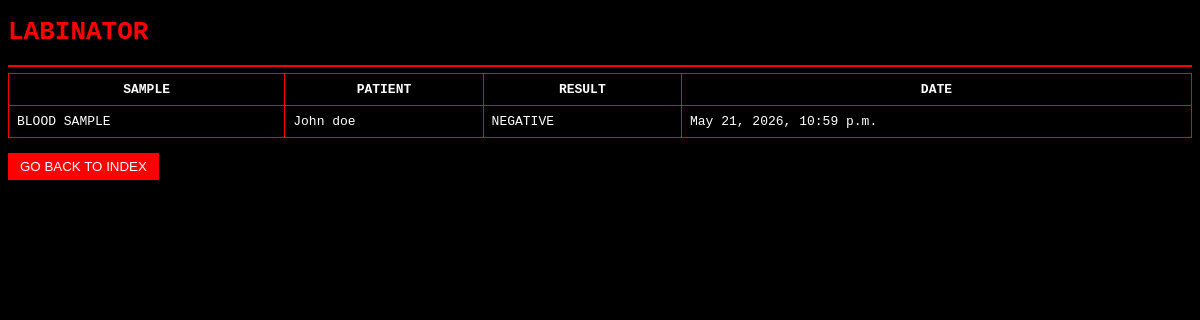
The app's page /samplesAnalyzer/results/finalResults with its own data.
### samplesAnalyzer/models.py (models this page shows, shortened)
class Result(models.Model):
    POSITIVE = "POSITIVE"
    NEGATIVE = "NEGATIVE"
    MUST_REPEAT = "MUST REPEAT"
    RESULT_CHOICES = [
        (POSITIVE, "POSITIVE"),
        (NEGATIVE, "NEGATIVE"),
        (MUST_REPEAT, "MUST REPEAT"),
    ]
    samples = models.ForeignKey(Samples, on_delete=models.CASCADE)
    result_sample = models.CharField(max_length=50)
    result_result = models.CharField(max_length=20, default="NEGATIVE")
    result_date = models.DateTimeField("Result Date")

class Samples(models.Model):
    sample_name = models.CharField(max_length=50)
    sample_pacient_name = models.CharField(max_length=50)
    sample_date = models.DateTimeField("Sample Date")
    sample_image = models.ImageField(upload_to="samples/", blank=True, null=True)

### samplesAnalyzer/views.py (the view)
# urls.py: path("results/finalResults", views.finalResults, name="finalResults"),
def finalResults(request):
    results = Result.objects.all()
    sample = Samples.sample_pacient_name
    return render(request, "samplesAnalyzer/finalResults.html", {"results": results, "sample": sample})

### samplesAnalyzer/templates/samplesAnalyzer/finalResults.html
{% extends "samplesAnalyzer/LabinatorDesign.html" %}
{% block content %}
{% if results %}
    <table>
        <tr>
            <th>SAMPLE</th>
            <th>PATIENT</th>
            <th>RESULT</th>
            <th>DATE</th>
        </tr>
        {% for result in results %}
        <tr>
            <td>{{ result.result_sample }}</td>
            <td>{{ result.samples.sample_pacient_name }}</td>
            <td>{{ result.result_result }}</td>
            <td>{{ result.result_date }}</td>
        </tr>
        {% endfor %}
    </table>
    <br>
    <form method="get" action="{% url 'samplesAnalyzer:index' %}">
        <button type="submit">GO BACK TO INDEX</button>
    </form>
{% else %}
    <p>No results yet.</p>
{% endif %}
{% endblock %}

### samplesAnalyzer/templates/samplesAnalyzer/LabinatorDesign.html (style rules this page uses)
body { background-color: black; color: white; font-family: monospace; }
button { background-color: red; color: white; border: none; padding: 6px 12px; cursor: pointer; }
table { border-collapse: collapse; width: 100%; }
td, th { border: 1px solid red; padding: 8px; }

### records on screen
Result: result_sample "BLOOD SAMPLE", samples.sample_pacient_name "John doe", result_result "NEGATIVE", result_date "May 21, 2026, 10:59 p.m."
